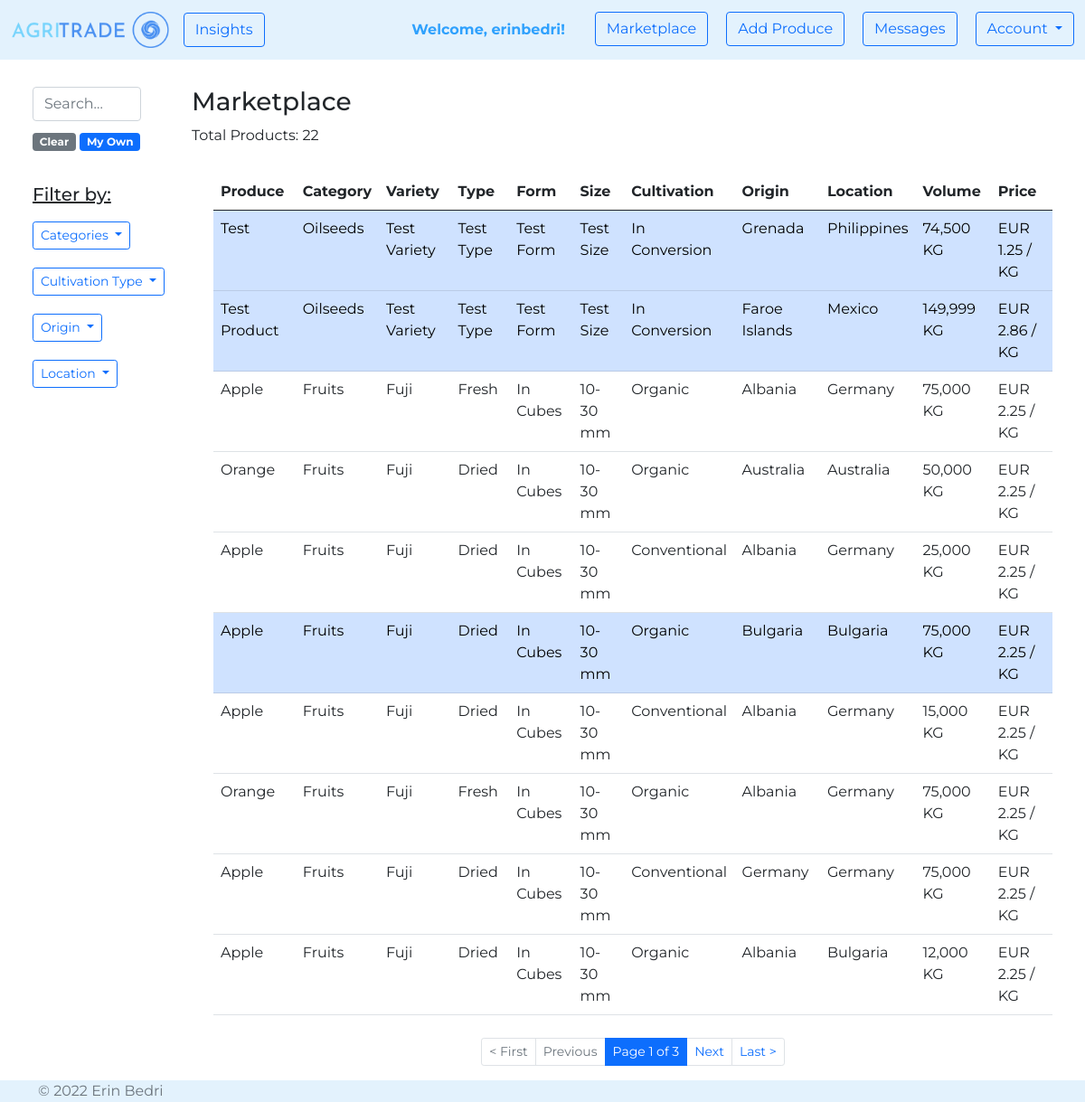
/marketplace/ (signed in), run on the app's committed database.
### agri_trade/marketplace/models.py (models this page shows, shortened)
class Product(models.Model):
    PRODUCT_CATEGORY = [
        ('Cereals', 'Cereals'),
        ('Pulses', 'Pulses'),
        ('Nuts', 'Nuts'),
        ('Oilseeds', 'Oilseeds'),
        ('Sugar and starch', 'Sugar and starch'),
        ('Fiber Crops', 'Fiber Crops'),
        ('Beverages', 'Beverages'),
        ('Narcotics', 'Narcotics'),
        ('Spices', 'Spices'),
        ('Forages', 'Forages'),
        ('Vegetables', 'Vegetables'),
        ('Fruits', 'Fruits'),
    ]
    PRODUCT_TYPE_MAX_LEN = max([len(product_type[1]) for product_type in PRODUCT_CATEGORY])
    CULTIVATION_TYPES = [
        ('Organic', 'Organic'),
        ('Conventional', 'Conventional'),
        ('In Conversion', 'In Conversion'),
    ]
    CULTIVATION_TYPE_MAX_LEN = max([len(cultivation_type[1]) for cultivation_type in CULTIVATION_TYPES])
    NAME_MAX_LEN = 20
    VARIETY_MAX_LEN = 25
    TYPE_MAX_LEN = 25
    FORM_MAX_LEN = 25
    SIZE_MAX_LEN = 25
    AVAILABLE_VOLUME_MIN_VALUE = 0
    AVAILABLE_VOLUME_MAX_VALUE = 1000000
    PRICE_MIN_VALUE = 0
    DESCRIPTION_MAX_LEN = 500
    owner = models.ForeignKey(
        UserModel,
        on_delete=CASCADE)
    name = models.CharField(
        max_length=NAME_MAX_LEN,
    )
    category = models.CharField(
        max_length=PRODUCT_TYPE_MAX_LEN,
        choices=PRODUCT_CATEGORY,
    )
    variety = models.CharField(
        max_length=VARIETY_MAX_LEN,
        blank=True,
        null=True,
    )
    type = models.CharField(
        max_length=TYPE_MAX_LEN,
        blank=True,
        null=True,
    )
    form = models.CharField(
        max_length=FORM_MAX_LEN,
        blank=True,
        null=True,
    )
    size = models.CharField(
        max_length=SIZE_MAX_LEN,
        blank=True,
        null=True,
    )
    cultivation_type = models.CharField(
        max_length=CULTIVATION_TYPE_MAX_LEN,
        choices=CULTIVATION_TYPES,
    )
    available_volume = models.IntegerField(
        validators=[
            MinValueValidator(AVAILABLE_VOLUME_MIN_VALUE),
            MaxValueValidator(AVAILABLE_VOLUME_MAX_VALUE),
        ]
    )
    price = models.FloatField(
        validators=[
            MinValueValidator(PRICE_MIN_VALUE),
        ]
    )
    description = models.TextField(
        max_length=DESCRIPTION_MAX_LEN,
        blank=True,
        null=True,
    )
    origin = CountryField(
    )
    location = CountryField(
    )
    image = models.ImageField(
        null=True,
        blank=True,
        upload_to='produces',
        validators=(
            file_size,
        )
    )
    created_on = models.DateTimeField(
        auto_now_add=True
    )
    edited_on = models.DateTimeField(
        auto_now=True
    )

### agri_trade/marketplace/views.py (the view)
# urls.py: path('', views.marketplace, name='marketplace'),
@login_required
def marketplace(request):
    products_per_page = 10
    q = request.GET.get('q') if request.GET.get('q') is not None else ''
    products = Product.objects.filter(
        Q(name__icontains=q) |
        Q(category__icontains=q) |
        Q(cultivation_type__icontains=q) |
        Q(origin__icontains=q) |
        Q(location__icontains=q) |
        Q(variety__icontains=q) |
        Q(type__icontains=q) |
        Q(description__icontains=q) |
        Q(form__icontains=q) |
        Q(owner__username=q)) \
        .order_by('-created_on')
    categories = sorted({product.category for product in Product.objects.all()})
    cultivation_types = sorted({product.cultivation_type for product in Product.objects.all()})
    origins = sorted({product.origin.name for product in Product.objects.all()})
    locations = sorted({product.location.name for product in Product.objects.all()})
    paginator = Paginator(products, products_per_page)
    page_number = request.GET.get('page')
    page_obj = paginator.get_page(page_number)
    context = {
        'categories': categories,
        'cultivation_types': cultivation_types,
        'origins': origins,
        'locations': locations,
        'page_obj': page_obj,
        'query': q,
        'products_count': len(products),
    }
    return render(request, 'marketplace/marketplace.html', context)

### agri_trade/marketplace/templates/marketplace/marketplace.html (shortened to what this page needs)
{% extends 'web/base.html' %}
{% load humanize %}
{% block content %}
    <div class="container-fluid" style="margin-top: 30px">
        <div class="row">
            <div class="col-2">
                <div class="container">
                    <div class="row justify-content-md-left">
                        <form class="d-flex" role="search">
                            <input class="form-control me-2" type="text" placeholder="Search..." name="q">
                        </form>
                        <div class="container" style="margin-top: 10px">
                            <a href="{% url 'marketplace:marketplace' %}"><span
                                    class="badge bg-secondary">Clear</span></a>
                            <a href="{% url 'marketplace:marketplace' %}?q={{ request.user.username }}"><span
                                    class="badge bg-primary">My Own</span></a>
                        </div>
                        <div class="container" style="margin-top: 10px">
                            <h5 style="margin-top: 25px"><u>Filter by:</u></h5>
                            <div>
                                <button type="button" class="btn btn-outline-primary btn-sm dropdown-toggle"
                                        style="margin-top: 10px"
                                        data-bs-toggle="collapse" data-bs-target="#category">Categories
                                </button>
                            </div>
                            <div>
                                <button type="button" class="btn btn-outline-primary btn-sm dropdown-toggle"
                                        style="margin-top: 20px"
                                        data-bs-toggle="collapse" data-bs-target="#cultivationType">Cultivation Type
                                </button>
                            </div>
                            <div>
                                <button type="button" class="btn btn-outline-primary btn-sm dropdown-toggle"
                                        style="margin-top: 20px"
                                        data-bs-toggle="collapse" data-bs-target="#origin">Origin
                                </button>
                            </div>
                            <div>
                                <button type="button" class="btn btn-outline-primary btn-sm dropdown-toggle"
                                        style="margin-top: 20px"
                                        data-bs-toggle="collapse" data-bs-target="#location">Location
                                </button>
                            </div>
                        </div>
                    </div>
                </div>
            </div>
            <div class="col-10">
                <h3>Marketplace {% if query %} > {{ query }} {% endif %}</h3>
                <p> Total Products: {{ products_count }}</p>
                <div class="container">
                    <table class="table table-hover" style="margin-top: 30px">
                        <thead>
                        <tr>
                            <th scope="col">Produce</th>
                            <th scope="col">Category</th>
                            <th scope="col">Variety</th>
                            <th scope="col">Type</th>
                            <th scope="col">Form</th>
                            <th scope="col">Size</th>
                            <th scope="col">Cultivation</th>
                            <th scope="col">Origin</th>
                            <th scope="col">Location</th>
                            <th scope="col">Volume</th>
                            <th scope="col">Price</th>
                        </tr>
                        </thead>
                        <tbody>
                        {% for product in page_obj %}
                            <tr onclick="window.location='{% url "marketplace:product details" product.id %}';"
                                    {% if product.owner == request.user %}
                                class="table-primary"
                                data-bs-toggle="tooltip"
                                data-bs-placement="top"
                                title="Your Own Product!"
                                    {% endif %}>
                                <td>{{ product.name }}</td>
                                <td>{{ product.category }}</td>
                                <td>{% if product.variety %}{{ product.variety }}{% endif %}</td>
                                <td>{% if product.type %}{{ product.type }}{% endif %}</td>
                                <td>{% if product.form %}{{ product.form }}{% endif %}</td>
                                <td>{% if product.size %}{{ product.size }}{% endif %}</td>
                                <td>{{ product.cultivation_type }}</td>
                                <td>{{ product.origin.name }}</td>
                                <td>{{ product.location.name }}</td>
                                <td>{{ product.available_volume|intcomma }} KG</td>
                                <td>EUR {{ product.price|floatformat:2 }} / KG</td>
                            </tr>
                        {% empty %}
                            <p>Sorry, we couldn't find the produce you are looking for.</p>
                        {% endfor %}
                        </tbody>
                    </table>
                    <nav aria-label="Page navigation example" style="margin-top: 25px">
                        <ul class="pagination pagination-sm justify-content-center">
                            {% if page_obj.has_previous %}
                                <li class="page-item">
                                    <a class="page-link" href="?page=1">< First</a></li>
                                <li class="page-item">
                                    <a class="page-link" href="?page={{ page_obj.previous_page_number }}">Previous</a>
                                </li>
                            {% else %}
                                <li class="page-item disabled">
                                    <a class="page-link" href="#">< First</a></li>
                                <li class="page-item disabled">
                                    <a class="page-link" href="#">Previous</a>
                                </li>
                            {% endif %}
                            <li class="page-item active">
                                <a class="page-link"
                                   href="#">Page {{ page_obj.number }} of {{ page_obj.paginator.num_pages }}</a></li>
                            {% if page_obj.has_next %}
                                <li class="page-item">
                                    <a class="page-link" href="?page={{ page_obj.next_page_number }}">Next</a></li>
                                <li class="page-item">
                                    <a class="page-link" href="?page={{ page_obj.paginator.num_pages }}">Last ></a>
                                </li>
                            {% else %}
                                <li class="page-item disabled">
                                    <a class="page-link" href="#">Next</a></li>
                                <li class="page-item disabled">
                                    <a class="page-link" href="#">Last ></a>
                                </li>
                            {% endif %}
                        </ul>
                    </nav>
                </div>
            </div>
        </div>
    </div>
{% endblock %}

### agri_trade/web/templates/web/navigation.html (shortened to what this page needs)
{% load static %}
<nav class="navbar navbar-expand-lg navbar-light" style="background-color: #e3f2fd;">
    <div class="container-fluid">
        <a class="navbar-brand" href="{% url 'web:homepage' %}">
            <img src="{% static 'img/logo.png' %}" alt="logo" style="height: 40px">
        </a>
        <ul class="navbar-nav">
            <li class="nav-item">
                <a class="btn btn-outline-primary" href="{% url 'posts:show posts' %}">Insights</a>
            </li>
        </ul>
        <div class="collapse navbar-collapse" id="navbarNavDropdown">
            <ul class="navbar-nav ms-auto">
                {% if request.user.is_authenticated %}
                    <li class="nav-item"style="margin-right: 25px">
                        <b><a class="nav-link disabled" href="#"
                              style="color: #2fa1fd">Welcome, {{ request.user.username }}!</a></b>
                    </li>
                    <li class="nav-item" style="padding-right: 20px">
                        <a class="btn btn-outline-primary" href="{% url 'marketplace:marketplace' %}">Marketplace</a>
                    </li>
                    <li class="nav-item" style="padding-right: 20px">
                        <a class="btn btn-outline-primary" href="{% url 'marketplace:add product' %}">Add Produce</a>
                    </li>
                    <li class="nav-item" style="padding-right: 20px">
                        <button type="button" class="btn btn-outline-primary position-relative"
                                onclick="location.href = '{% url 'user_messages:messages' %}';">
                            Messages
                        </button>
                    </li>
                    <div class="dropdown">
                        <button class="btn btn-outline-primary dropdown-toggle" type="button" id="dropdownMenuButton1"
                                data-bs-toggle="dropdown" aria-expanded="false">
                            Account
                        </button>
                    </div>
                {% endif %}
            </ul>
        </div>
    </div>
</nav>

### static/css/style.css (style rules this page uses)
body { font-family: 'Montserrat', sans-serif !important; }

### data on the page
Product: name "Test", category "Oilseeds", variety "Test Variety", type "Test Type", form "Test Form", size "Test Size", cultivation_type "In Conversion", origin.name "Grenada", location.name "Philippines", available_volume "74,500", price "1.25"
Product: name "Test Product", category "Oilseeds", variety "Test Variety", type "Test Type", form "Test Form", size "Test Size", cultivation_type "In Conversion", origin.name "Faroe Islands", location.name "Mexico", available_volume "149,999", price "2.86"
Product: name "Apple", category "Fruits", variety "Fuji", type "Fresh", form "In Cubes", size "10-30 mm", cultivation_type "Organic", origin.name "Albania", location.name "Germany", available_volume "75,000", price "2.25"
Product: name "Orange", category "Fruits", variety "Fuji", type "Dried", form "In Cubes", size "10-30 mm", cultivation_type "Organic", origin.name "Australia", location.name "Australia", available_volume "50,000", price "2.25"
Product: name "Apple", category "Fruits", variety "Fuji", type "Dried", form "In Cubes", size "10-30 mm", cultivation_type "Conventional", origin.name "Albania", location.name "Germany", available_volume "25,000", price "2.25"
Product: name "Apple", category "Fruits", variety "Fuji", type "Dried", form "In Cubes", size "10-30 mm", cultivation_type "Organic", origin.name "Bulgaria", location.name "Bulgaria", available_volume "75,000", price "2.25"
Product: name "Apple", category "Fruits", variety "Fuji", type "Dried", form "In Cubes", size "10-30 mm", cultivation_type "Conventional", origin.name "Albania", location.name "Germany", available_volume "15,000", price "2.25"
Product: name "Orange", category "Fruits", variety "Fuji", type "Fresh", form "In Cubes", size "10-30 mm", cultivation_type "Organic", origin.name "Albania", location.name "Germany", available_volume "75,000", price "2.25"
Product: name "Apple", category "Fruits", variety "Fuji", type "Dried", form "In Cubes", size "10-30 mm", cultivation_type "Conventional", origin.name "Germany", location.name "Germany", available_volume "75,000", price "2.25"
Product: name "Apple", category "Fruits", variety "Fuji", type "Dried", form "In Cubes", size "10-30 mm", cultivation_type "Organic", origin.name "Albania", location.name "Bulgaria", available_volume "12,000", price "2.25"

### other printed values
{{ request.user.username }} "erinbedri"
{{ products_count }} "22"
{{ page_obj.number }} "1"
{{ page_obj.paginator.num_pages }} "3"
